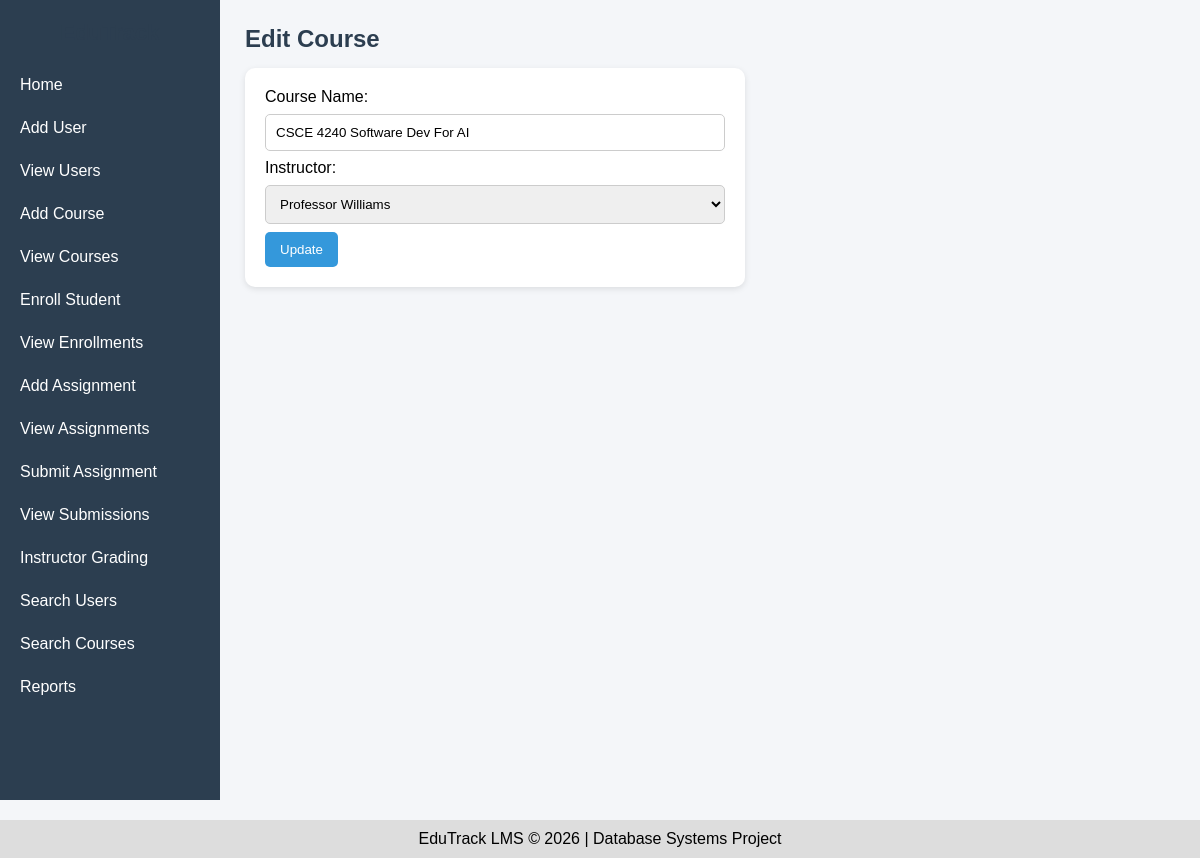
The app's page /edit_course/1 with its own data.
### tables this page shows
CREATE TABLE Courses (
        course_id INTEGER PRIMARY KEY AUTOINCREMENT,
        course_name TEXT NOT NULL,
        instructor_id INTEGER NOT NULL,
        FOREIGN KEY (instructor_id) REFERENCES Users(user_id)
    );

CREATE TABLE Users (
        user_id INTEGER PRIMARY KEY AUTOINCREMENT,
        name TEXT NOT NULL,
        email TEXT UNIQUE NOT NULL,
        role TEXT CHECK(role IN ('student', 'instructor')) NOT NULL
    );

### app.py (the view, shortened to what this page needs)
@app.route('/edit_course/<int:course_id>', methods=['GET', 'POST'])
def edit_course(course_id):
    db = get_db()
    course = db.execute(
        'SELECT * FROM Courses WHERE course_id = ?',
        (course_id,)
    ).fetchone()
    instructors = db.execute(
        "SELECT * FROM Users WHERE role='instructor'"
    ).fetchall()
    return render_template(
        'edit_course.html',
        course=course,
        instructors=instructors
    )

### app.py (called while the page is built)
def get_db():
    if 'db' not in g:
        g.db = sqlite3.connect(app.config['DATABASE'])
        g.db.row_factory = sqlite3.Row
        g.db.execute("PRAGMA foreign_keys = ON")
    return g.db

### templates/edit_course.html
{% extends 'base.html' %}
{% block content %}
<h2>Edit Course</h2>
<form method="POST">
    Course Name:
    <input type="text" name="course_name" value="{{ course.course_name }}" required><br>
    Instructor:
    <select name="instructor_id">
        {% for instructor in instructors %}
        <option value="{{ instructor.user_id }}"
            {% if instructor.user_id == course.instructor_id %}selected{% endif %}>
            {{ instructor.name }}
        </option>
        {% endfor %}
    </select><br>
    <button type="submit">Update</button>
</form>
{% endblock %}

### static/style.css (style rules this page uses)
* { margin: 0; padding: 0; box-sizing: border-box; }
body { font-family: Arial, sans-serif; background: #f4f6f9; }
h1, h2 { margin-bottom: 15px; color: #2c3e50; }
form { background: white; padding: 20px; max-width: 500px; border-radius: 10px; box-shadow: 0 2px 6px rgba(0,0,0,0.1); }
input, select { width: 100%; padding: 10px; margin: 8px 0; border: 1px solid #ccc; border-radius: 5px; }
button { padding: 10px 15px; background: #3498db; color: white; border: none; border-radius: 5px; cursor: pointer; }

### records on screen
Courses: course_name "CSCE 4240 Software Dev For AI", instructor_id "Professor Williams"
